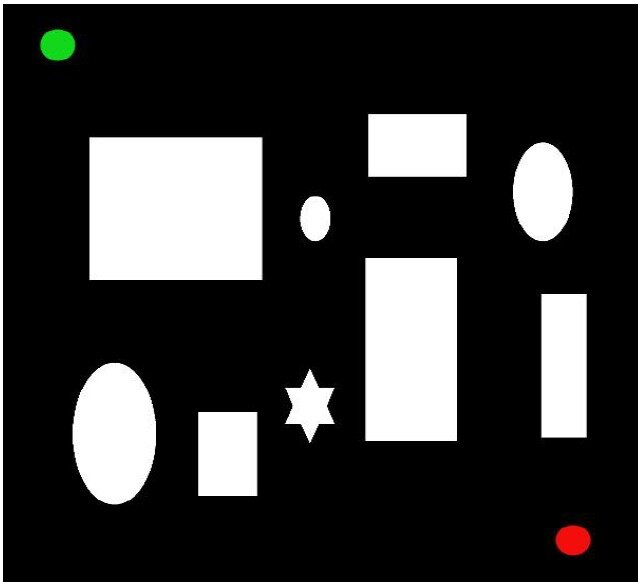
#> input picture TASK3_RRT*_CONNECT/rrt.jpg, 640 x 582 px
$ python 'RRT*CONNECT.py'
#> lines starting #> are read from the running program, lines starting #| are printed output that depends on the picture; after the words box and inside, x2 and y2 are one past the last pixel; in counts of white or black regions, pixels touching at a corner belong together
import cv2
import numpy as np
import math
import os
import time
import random
import threading
class RRTMap:
    def __init__(self, start, goal, MapDimensions,img):
        self.start = start
        self.goal = goal
        self.MapDimensions = MapDimensions
        self.Maph, self.Mapw = self.MapDimensions


        self.map=img

        self.nodeRad = 2
        self.nodeThickness = 1
        self.edgeThickness = 1


        self.grey = (70, 70, 70)
        self.Blue = (0, 0, 255)
        self.Green = (0, 255, 0)
        self.Red = (255, 0, 0)
        self.white = (255, 255, 255)

    def drawMap(self):

        cv2.circle(self.map, self.start, self.nodeRad , self.Green ,self.nodeThickness)
        cv2.circle(self.map, self.goal, self.nodeRad , self.Red,self.nodeThickness)
        #print("circles")


    def drawPath(self, path):
        for node in path:
            cv2.circle(self.map, node,3*(self.nodeRad) , self.white,2)

            #print(node)
           # print("circle drawn")

    # [5 lines left out: function drawObs, not called in this run]


obstacles = []
class RRTGraph:
    def __init__(self, start, goal, MapDimensions, img,color):
        (x, y) = start
        self.start = start
        self.goal = goal
        self.goalFlag = False
        self.maph, self.mapw = MapDimensions
        self.x = []
        self.y = []
        self.parent = []
        self.color=color
        self.dist_startnode=[]
        # initialize the tree
        self.x.append(x)
        self.y.append(y)
        self.parent.append(0)
        self.dist_startnode.append(0)
        # the obstacles


        # path
        self.goalstate = None
        self.path = []
        self.map=img
        #cv2.imshow("window",img)
        #print(self.obstacles)


    def add_node(self, n, x, y):
        self.x.insert(n,x)
        self.y.append(y)

        #print(len(self.x))
        #print("inserted")

    def remove_node(self, n):
        self.x.pop(n)
        self.y.pop(n)

    def add_edge(self, parent, child):
        self.parent.insert(child, parent)

    def remove_edge(self, n):
        self.parent.pop(n)

    def number_of_nodes(self):
        print("NUMBER OF NODES {}".format(len(self.x)))
        return len(self.x)

    def distance(self, n1, n2):
        (x1, y1) = (self.x[n1], self.y[n1])
        (x2, y2) = (self.x[n2], self.y[n2])
        px = (float(x1) - float(x2)) ** 2
        py = (float(y1) - float(y2)) ** 2
        return (px + py) ** (0.5)

    # [4 lines left out: function sample_envir, not called in this run]

    def nearest(self, n):
        dmin = self.distance(0, n)
        nnear = 0
        for i in range(0, n):
            if self.distance(i, n) < dmin:
                dmin = self.distance(i, n)
                nnear = i
        return nnear

    def collidepoint(self,rect,x1,y1):
        if(x1>=rect[0]and x1<=rect[0]+rect[2]and y1>=rect[1] and y1<=rect[1]+rect[3]) :
            return True


    # [11 lines left out: function isFree, not called in this run]

    def crossObstacle(self, x1, x2, y1, y2):
        obs = obstacles.copy()
        while (len(obs) > 0):
            rectang = obs.pop(0)
            for i in range(0, 200):
                u = i / 100
                x = x1 * u + x2 * (1 - u)
                y = y1 * u + y2 * (1 - u)
                if self.collidepoint(rectang,x, y):
                    return True
        return False

    def connect(self, n1, n2):
        (x1, y1) = (self.x[n1], self.y[n1])
        (x2, y2) = (self.x[n2], self.y[n2])
        if self.crossObstacle(x1, x2, y1, y2):
            self.remove_node(n2)
            return False
        else:
            self.add_edge(n1, n2)
            return True

    def step(self, nnear, nrand, dmax=35):
        d = self.distance(nnear, nrand)
        if d > dmax:
            u = dmax / d
            (xnear, ynear) = (self.x[nnear], self.y[nnear])
            (xrand, yrand) = (self.x[nrand], self.y[nrand])
            (px, py) = (xrand - xnear, yrand - ynear)
            theta = math.atan2(py, px)
            (x, y) = (int(xnear + dmax * math.cos(theta)),
                      int(ynear + dmax * math.sin(theta)))
            self.remove_node(nrand)
            if abs(x - self.goal[0]) <= dmax and abs(y - self.goal[1]) <= dmax:
                self.add_node(nrand, self.goal[0], self.goal[1])
                self.goalstate = nrand
                self.goalFlag = True
            else:
                self.add_node(nrand, x, y)

    def new_parent(self,n,radius=40):
        nodes_of_concern=[]
        for i in range(n):
            if(self.distance(i,n)<radius):
                nodes_of_concern.append(i)
        nnear=self.nearest(n)
        min_dist=self.cost(nnear)
        parent_node=nnear
        for ids in nodes_of_concern:
            if(self.cost(ids)<min_dist):
                min_dist=self.cost(ids)
                parent_node=ids
                print("new parent added")
        return parent_node
    def rewiring(self,n,radius=50,flag=True):

        if(flag==True):
            nodes_of_concern=[]
            for i in range(n):
                if(self.distance(i,n)<radius):
                    nodes_of_concern.append(i)
                    print("rewiring ")
            unwired_node=[]
            main_node=[]
            for ids in nodes_of_concern:
                print("checked")
                if(self.cost(ids)>(self.cost(n)+self.distance(ids,n)) and self.crossObstacle(self.x[ids],self.x[n],self.y[ids],self.y[n])==False):
                   # print(" {}".format(self.cost(ids)))
                   # K=self.parent[ids]

                    unwired_node.append(self.parent[ids])
                    main_node.append(ids)
                    cv2.line(self.map, (self.x[ids], self.y[ids]), (
                        self.x[self.parent[ids]], self.y[self.parent[ids]]), (0, 0, 0), 1)
                    #mapthickness used here
                    print(self.parent[ids],n)
                    self.connect(n, ids)

                    self.remove_edge(ids)
                    print(self.parent[ids],n)
                    cv2.circle(self.map,  (self.x[ids], self.y[ids]), 2*4,(255,0,0), 5)
                    #print("rewiring done")
                    cv2.line(
                        self.map, (self.x[ids], self.y[ids]), (self.x[n], self.y[n]),self.color, 1)


    def bias(self, ngoal):
        n = self.number_of_nodes()
        self.add_node(n, ngoal[0], ngoal[1])
        #print(self.x,self.y)
        ids = self.new_parent(n)

        self.step(ids, n)
        self.connect(ids, n)
        #self.step(nnear, n)
        #self.connect(nnear, n)

        return (self.x, self.y, self.parent)

    # [9 lines left out: function expand, not called in this run]

    def path_to_goal(self):
        if self.goalFlag:
            self.path = []
            self.path.append(self.goalstate)
            #print("----{}".format(self.goalstate))
            newpos = self.parent[self.goalstate]
            while (newpos != 0):
                self.path.append(newpos)
                newpos = self.parent[newpos]
            self.path.append(0)
            #print("path")
        return self.goalFlag

    def getPathCoords(self):
        pathCoords = []
        for node in self.path:
            x, y = (self.x[node], self.y[node])
            pathCoords.append((x, y))
        return pathCoords
    # [16 lines left out: function check_graph, not called in this run]

    def cost(self, n):
        ninit = 0
        n = n
        parent = self.parent[n]
        c = 0
        while n is not ninit:
            c = c + self.distance(n, parent)
            n = parent
            if n is not ninit:
                parent = self.parent[n]
        return c

    # [25 lines left out: functions getTrueObs, waypoints2path, not called in this run]


def main():

    iteration = 0
    t1 = 0

    img = cv2.imread("rrt.jpg")
#> img is the input picture: shape (582, 640, 3); mean B, G, R 55.8, 56.3, 56.3
    dimensions = img.shape[:2]
#> dimensions = (582, 640)
    cv2.imshow('window', img.astype(np.uint8))

    start = (574, 541)
    goal = (57, 52)

    lower = np.array([0, 0, 0])
    upper = np.array([0, 0, 255])
    img2 = cv2.cvtColor(img, cv2.COLOR_BGR2HSV)
#> img2: shape (582, 640, 3); mean H, S, V 1.1, 3.4, 56.8
    mask = cv2.inRange(img2, lower, upper)
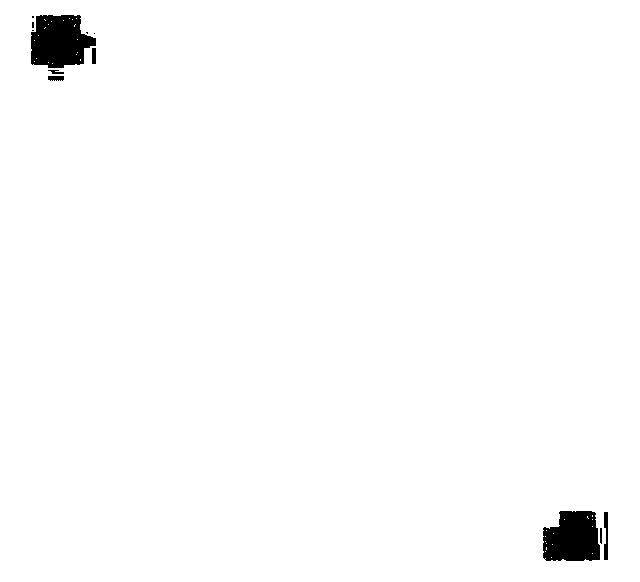
#> mask: shape (582, 640); 98.5% white; 12 black regions (5 under 20 px), largest, box (x1, y1, x2, y2) and area: (31, 15, 96, 68) 2624, (543, 511, 600, 561) 2412, (604, 512, 608, 560) 160
    output = cv2.bitwise_and(img, img, mask=mask)

    output_= cv2.cvtColor(output, cv2.COLOR_BGR2GRAY)
    cv2.imwrite("output.jpg",output_)
    ret, thresh = cv2.threshold(output_, 127, 255, 0)
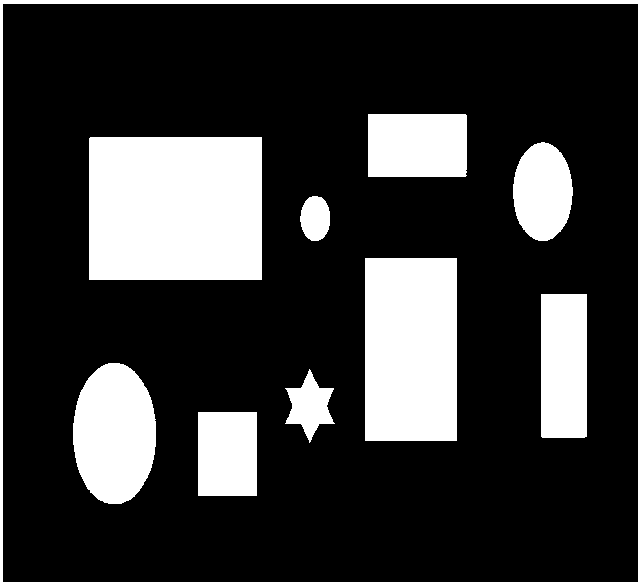
#> thresh: shape (582, 640); 21.9% white; 10 white regions
    contours, hierarchy = cv2.findContours(thresh,  cv2.RETR_TREE, cv2.CHAIN_APPROX_SIMPLE)
#> contours = 10 contours; largest, box (x1, y1, x2, y2) and area: (89, 137, 262, 280) 24424, (365, 258, 457, 441) 16562, (73, 363, 156, 504) 9120, (541, 294, 587, 438) 6433, (368, 114, 467, 177) 6072

    global obstacles

    map = RRTMap(start, goal, dimensions,img)
    graph = RRTGraph(start, goal, dimensions,img,(0,0,255))
    start1=(57, 52)
    goal1=(574, 541)
    img_2=img.copy()
    map1= RRTMap(start1, goal1, dimensions,img)
    graph1= RRTGraph(start1, goal1, dimensions,img,(0,255,0))
    for cnt in contours[:9]:
            (x, y, w, h) = cv2.boundingRect(cnt)
            obstacles.append((x,y,w,h))
            cv2.rectangle(img, (x, y), (x+w, y+h), (0, 255, 0), 2)
#> this loop made 9 passes
#> (x, y, w, h) on passes 2, 3, 4, 6, 7, 8, 9: (285, 369, 50, 74), (73, 363, 83, 141), (541, 294, 46, 144), (300, 196, 30, 45), (513, 142, 60, 99), (89, 137, 173, 143), (368, 114, 99, 63)
#> (cnt, x, y, w, h) on passes 1, 5: ([[198, 412], [198, 495], [256, 495], [256, 412]], 198, 412, 59, 84), ([[365, 258], [365, 440], [456, 440], [456, 258]], 365, 258, 92, 183)
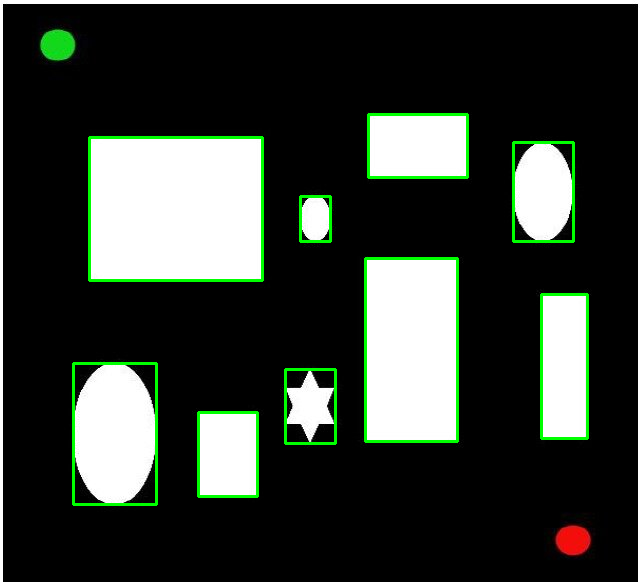
#> img: shape (582, 640, 3); 2.68% of pixels changed, all inside (x1, y1, x2, y2) = (72, 113, 589, 506)
#> after the loop, obstacles = [(198, 412, 59, 84), (285, 369, 50, 74), (73, 363, 83, 141), (541, 294, 46, 144), (365, 258, 92, 183), (300, 196, 30, 45), (513, 142, 60, 99), (89, 137, 173, 143), (368, 114, 99, 63)]
            #print(x,y,w,h)
    cv2.namedWindow("window")
    img3=cv2.addWeighted(img, 0.7, img_2, 0.3, 0.1)
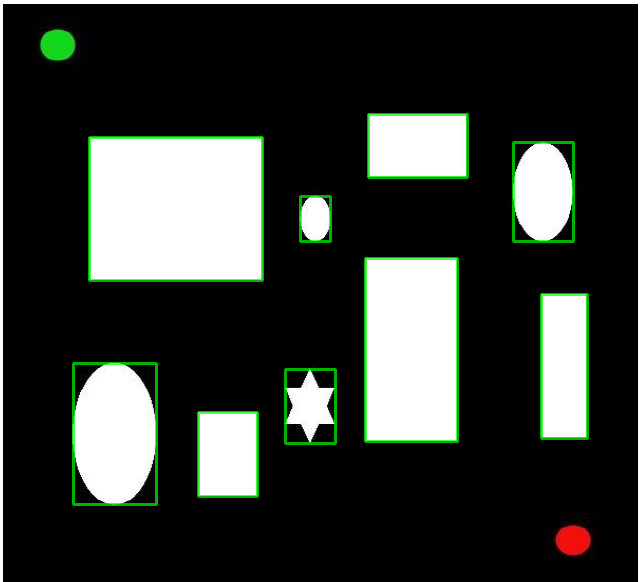
#> img3: shape (582, 640, 3); mean B, G, R 54.3, 59.5, 54.8
    cv2.imshow('window', img)
    map.drawMap()
#> in drawMap, `cv2.circle(self.map, self.start, self.nodeRad , self.Green ,self.nodeT..`:
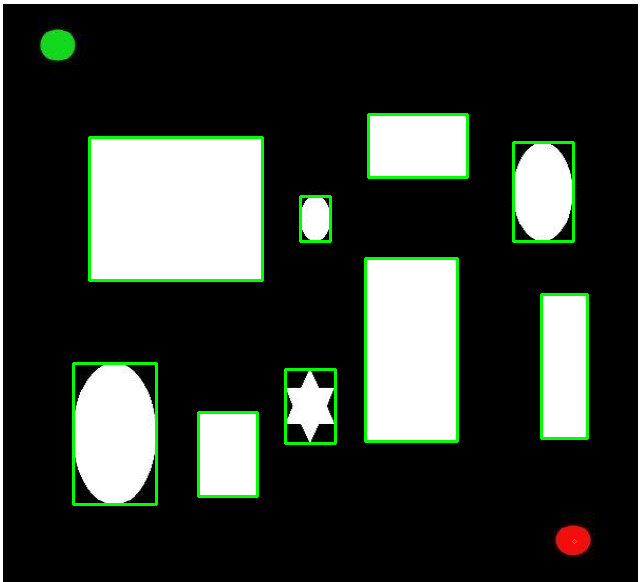
#> self.map: shape (582, 640, 3); 2.68% of pixels changed, all inside (x1, y1, x2, y2) = (72, 113, 589, 544)
#> in drawMap, `cv2.circle(self.map, self.goal, self.nodeRad , self.Red,self.nodeThick..`: self.map: shape (582, 640, 3); under 0.01% of pixels changed, all inside (x1, y1, x2, y2) = (55, 50, 60, 55)
    map1.drawMap()
#> in drawMap (call 2), `cv2.circle(self.map, self.start, self.nodeRad , self.Green ,self.nodeT..`: self.map: shape (582, 640, 3); mean B, G, R 53.7, 60.9, 54.1
#> in drawMap (call 2), `cv2.circle(self.map, self.goal, self.nodeRad , self.Red,self.nodeThick..`: self.map: shape (582, 640, 3); mean B, G, R 53.7, 60.9, 54.1

    while (not graph.path_to_goal() ):
        '''time.sleep(0.005)
        elapsed=time.time()-t1
        t1=time.time()
        #raise exception if timeout
        if elapsed > 10:
             raise Exception('timeout re-initiating the calculations')'''

        if iteration % 10 == 0:
            X, Y, Parent = graph.bias(goal)
#> in crossObstacle, `obs = obstacles.copy()`: obs has the same summary as obstacles in main
#> the loop in crossObstacle, `while (len(obs) > 0):` made 9 passes
#> X = [574, 548]; Y = [541, 516]; Parent = [0, 0]

            cv2.circle(img,  (X[-1], Y[-1]), map.nodeRad*2,map.grey, 0)
#> img: shape (582, 640, 3); 0.01% of pixels changed, all inside (x1, y1, x2, y2) = (55, 50, 577, 544)
            cv2.line(img, (X[-1], Y[-1]), (X[Parent[-1]], Y[Parent[-1]]), map.Blue,
                             map.edgeThickness)
#> img: shape (582, 640, 3); mean B, G, R 53.7, 60.9, 54.1
            X1, Y1, Parent1 = graph1.bias(goal1)
#> the loop in crossObstacle (call 2), `while (len(obs) > 0):` made 9 passes
#> X1 = [57, 82]; Y1 = [52, 76]; Parent1 = [0, 0]
            cv2.circle(img,  (X1[-1], Y1[-1]), map1.nodeRad*2,map1.grey, 0)
#> img: shape (582, 640, 3); mean B, G, R 53.7, 60.9, 54.1
            cv2.line(img, (X1[-1], Y1[-1]), (X1[Parent1[-1]], Y1[Parent1[-1]]), map1.Green,
                             map1.edgeThickness)
#> img: shape (582, 640, 3); mean B, G, R 53.7, 60.9, 54.1
            #img3=cv2.addWeighted(img, 0.7, img_2, 0.3, 0.1)
            cv2.imshow("window",img.astype(np.uint8))

        else:
            X, Y, Parent = graph.expand()

            cv2.circle(img, (X[-1], Y[-1]), map.nodeRad*2,map.grey, 0)
            cv2.line(img,  (X[-1], Y[-1]), (X[Parent[-1]], Y[Parent[-1]]),map.Blue,
                             map.edgeThickness)
            X1, Y1, Parent1 = graph1.expand()

            cv2.circle(img,  (X1[-1], Y1[-1]), map1.nodeRad*2,map1.grey, 0)
            cv2.line(img, (X1[-1], Y1[-1]), (X1[Parent1[-1]], Y1[Parent1[-1]]), map1.Green,
                             map1.edgeThickness)
          #  img3=cv2.addWeighted(img, 0.7, img_2, 0.3, 0.1)
            cv2.imshow("window",img.astype(np.uint8))

        if iteration % 5 == 0:
            graph.rewiring(graph.number_of_nodes()-1,flag=True)
#> after the loop in rewiring, `for ids in nodes_of_concern:`: main_node = []
            graph1.rewiring(graph1.number_of_nodes()-1,flag=True)
            #cv2.imshow("window",img.astype(np.uint8))
           # img3=cv2.addWeighted(img, 0.7, img_2, 0.3, 0.1)
            cv2.imshow("window",img.astype(np.uint8))

        if(iteration >=20  and iteration%5 ==0):
            (c,id,id1)=graph.check_graph(graph1)
            if(c==True):
                N=graph1.number_of_nodes()
                graph1.goalstate = N
                graph1.add_node(N,graph.x[id],graph.y[id])

                graph1.goalFlag = True
                #print(graph1.x[graph1.number_of_nodes()])
                #print(graph.x[id],graph1.x[id1])
                graph1.connect(id1,graph1.goalstate)
                c=graph1.path_to_goal()

           # c1=graph1.check_graph(graph)
        iteration += 1
        if cv2.waitKey(30) & 0xFF == ord('q'):
#> (key q is pressed here)
            break
    map.drawPath(graph.getPathCoords())
    map1.drawPath(graph1.getPathCoords())
    a=graph.getPathCoords()
#> a = []
    b=graph1.getPathCoords()
#> b = []
    a1=[]
    a=a[::-1]
    for f in a :
        a1.append(f)
#> this loop made 0 passes
#> after the loop, a1 = []
    for f in b :
        a1.append(f)

    print(a1)

    cv2.imshow("window",img.astype(np.uint8))

    time.sleep(5)
    cv2.waitKey(0)
    cv2.destroyAllWindows()


if __name__ == '__main__':

    main()
